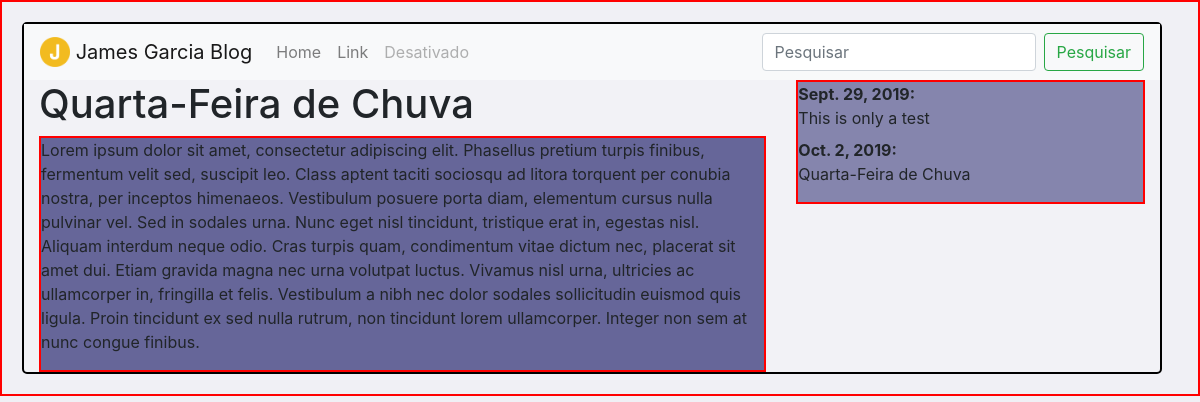
Screenshot of /post_detail/2 with the database file from the repository.
### CRUD/models.py (models this page shows, shortened)
class BlogPost(models.Model):
    title = models.CharField(max_length=60)
    text_body = models.TextField()
    description = models.TextField(max_length=100)
    tags = models.ManyToManyField(BlogTag, blank=True)
    pub_date = models.DateTimeField(auto_now=True)
    escritor = models.ForeignKey(
        'auth.User',
        on_delete=models.CASCADE
    )

### CRUD/views.py (the view)
class BlogView(DetailView):
    model = BlogPost
    template_name = 'post_detail.html'
    def get_context_data(self, **kwargs):
        context = super(BlogView , self).get_context_data(**kwargs)
        context['posts'] = BlogPost.objects.all()
        return context

### CRUD/templates/post_detail.html (shortened to what this page needs)
{% extends 'base.html' %}
{% block content %}
    {% block post %}
        <h1>{{ blogpost.title }}</h1>
        <div id="post">
            <p>{{ blogpost.text_body }}</p>
        </div>
    {% endblock %}
{% endblock %}

### CRUD/templates/base.html (shortened to what this page needs)
<!DOCTYPE html>
<html lang="en">
{% load static %}
<html>
    <head>
        <link rel="stylesheet" href="https://maxcdn.bootstrapcdn.com/bootstrap/4.0.0/css/bootstrap.min.css">
    </head>
<body>
    <div class="container">
		<header class="row ">
            <nav class="navbar navbar-expand-lg navbar-light bg-light col-md-12">
                <a class="navbar-brand" href="#">
                                <img src="{% static "blog/j.png" %}" width="30" height="30" class="d-inline-block align-top" alt="">
                                James Garcia Blog
                            </a>
                <div class="collapse navbar-collapse" id="conteudoNavbarSuportado">
                    <ul class="navbar-nav mr-auto">
                    <li class="nav-item">
                        <a class="nav-link" href="/">Home</a>
                    </li>
                    <li class="nav-item">
                        <a class="nav-link" href="#">Link</a>
                    </li>
                    <li class="nav-item">
                        <a class="nav-link disabled" href="#">Desativado</a>
                    </li>
                    </ul>
                    <form class="form-inline my-2 my-lg-0">
                    <input class="form-control mr-sm-2" type="search" placeholder="Pesquisar" aria-label="Pesquisar">
                    <button class="btn btn-outline-success my-2 my-sm-0" type="submit">Pesquisar</button>
                    </form>
                </div>
            </nav>
		</header>
		<div class="row">
			<div role="main" class="col-md-8">
                <div class=''>
                    {% block post %}
                    {% endblock %}
                </div>
			</div>
			<aside role="complementary" class="col-md-4">
                <div class="new_posts">
                    <dl>
                        {% for post in posts %}
                            <dt>{{ post.pub_date|date }}:</dt>
                            <dd>{{ post.title }}</dd>
                        {% endfor %}
                    </dl>
                </div>
			</aside>
		</div>
    </div>
</body>
</html>

### CRUD/templates/base.html (style rules this page uses)
.container { border: 2px solid black; // position: absolute; margin: 20px; width: auto; background:rgba(255,255,255,.1); border-radius:5px; }
.new_posts { background: #8585ad; border: 2px solid red; }
#post { background: #666699; border: 2px solid red; }
body { background: #f0f0f5; border: 2px solid red; }

### rows the page displays
BlogPost: title "Quarta-Feira de Chuva", text_body "Lorem ipsum dolor sit amet, consectetur adipiscing elit. Phasellus pretium turpis finibus, fermentum velit sed, suscipit leo. Class aptent taciti sociosqu ad litora torquent per conubia nostra, per inceptos himenaeos. Vestibulum posuere porta diam, elementum cursus nulla pulvinar vel. Sed in sodales urna. Nunc eget nisl tincidunt, tristique erat in, egestas nisl. Aliquam interdum neque odio. Cras turpis quam, condimentum vitae dictum nec, placerat sit amet dui. Etiam gravida magna nec urna volutpat luctus. Vivamus nisl urna, ultricies ac ullamcorper in, fringilla et felis. Vestibulum a nibh nec dolor sodales sollicitudin euismod quis ligula. Proin tincidunt ex sed nulla rutrum, non…", pub_date "Oct. 2, 2019"
BlogPost: pub_date "Sept. 29, 2019", title "This is only a test"
